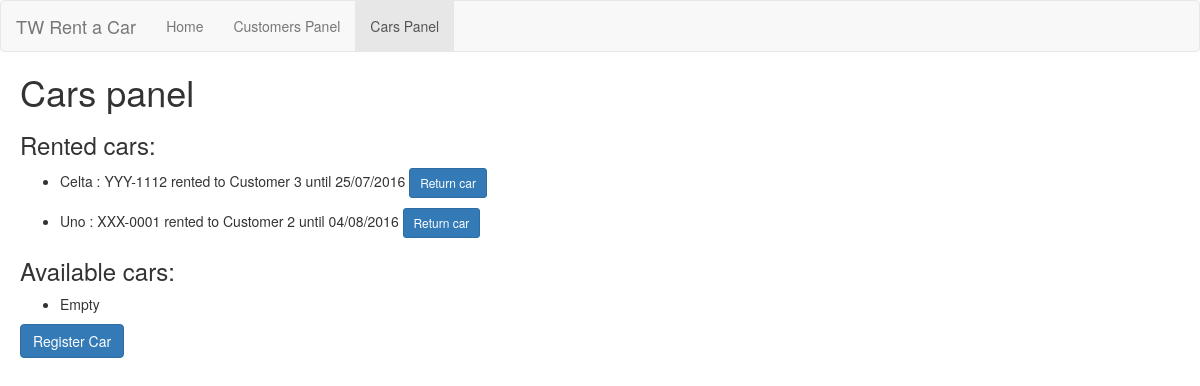
/cars/, run on an earlier commit of the app's database.
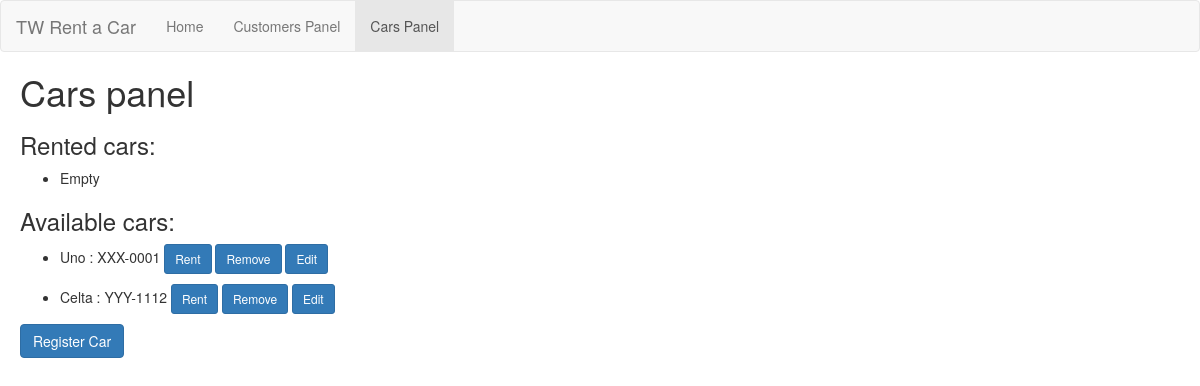
And on a later commit of the database.
### rentacar_app/models.py (models this page shows)
class Rent(models.Model):
    car = models.ForeignKey(Car, on_delete=models.DO_NOTHING)
    customer = models.ForeignKey(Customer, on_delete=models.DO_NOTHING)
    rent_date = models.DateField()
    numberOfRentalDays = models.IntegerField()
    real_delivery_date = models.DateField(null=True, blank=True)
    total_price = models.FloatField(null=True, blank=True)

class Car(models.Model):
    model = models.CharField(max_length=200)
    plate = models.CharField(max_length=200)
    brand = models.CharField(max_length=200)
    color = models.CharField(max_length=200)
    price_per_day = models.FloatField()

class Customer(models.Model):
    name = models.CharField(max_length=200)
    cpf = models.CharField(max_length=200)
    birthday = models.DateField()

### rentacar_app/views.py (the view)
# urls.py: url(r'^cars/$', views.cars, name='cars'),
def cars(request):
    cars = Car.objects.all()
    rents = Rent.objects.all()
    rented_cars = [rent.car for rent in rents]
    available_cars = [car for car in cars if car not in rented_cars]
    context = {'available_cars': available_cars, 'rents': rents}
    return render(request, 'rentacar_app/cars.html', context)

### rentacar_app/templatetags/custom_date_filters.py (called while the page is built)
@register.filter(name='datetime_increment_days')
def datetime_increment_days(value, days_to_increment):
    end_date = value + datetime.timedelta(days=days_to_increment)
    return end_date.strftime('%d/%m/%Y')

### rentacar_app/templates/rentacar_app/cars.html (shortened to what this page needs)
{% extends "rentacar_app/base_with_navbar.html" %}
    {% block active_car %}active{% endblock %}
    {% block body %}
        <div style="padding-left:20px">
        <h1>Cars panel</h1>
        <h3>Rented cars:</h3>
            <ul>
                {% load custom_date_filters %}
                {% if rents %}
                    {% for rent in rents %}
                        <li>{{ rent.car.model }} : {{ rent.car.plate }} rented to {{ rent.customer.name }}
                            until {{ rent.rent_date|datetime_increment_days:rent.numberOfRentalDays }}
                            <form action="{% url 'rent_return' %}" method="post" style="display: inline;">
                                <input class="btn btn-primary btn-sm" type="submit" value="Return car" >
                            </form>
                        </li>
                    {% endfor %}
                {% else %}
                    <li>Empty</li>
                {% endif %}
            </ul>
        <h3>Available cars:</h3>
            <ul>
                {% if available_cars %}
                    {% for car in available_cars %}
                        <li>{{ car.model }} : {{ car.plate }}
                            <form action="{% url 'cars_rent' %}" method="post" style="display: inline;">
                                <input class="btn btn-primary btn-sm" type="submit" value="Rent" >
                            </form>
                            <form action="{% url 'cars_remove' %}" method="post" style="display: inline;">
                                <input class="btn btn-primary btn-sm" type="submit" value="Remove" >
                            </form>
                            <form action="{% url 'cars_register' %}" method="post" style="display: inline;">
                                <input class="btn btn-primary btn-sm" type="submit" value="Edit" >
                            </form>
                        </li>
                    {% endfor %}
                {% else %}
                    <li>Empty</li>
                {% endif %}
            </ul>
        <form action="{% url 'cars_register' %}">
            <input class="btn btn-primary" type="submit" value="Register Car">
        </form>
        </div>
    {% endblock %}

### rentacar_app/templates/rentacar_app/base_with_navbar.html (shortened to what this page needs)
<!DOCTYPE HTML PUBLIC "-//W3C//DTD HTML 4.01 Transitional//EN" "http://www.w3.org/TR/html4/loose.dtd">
<html lang="en">
    <head>
        <link rel="stylesheet" href="http://maxcdn.bootstrapcdn.com/bootstrap/3.3.6/css/bootstrap.min.css">
    </head>
    <body>
        <nav class="navbar navbar-default">
          <div class="container-fluid">
            <div class="navbar-header">
              <div class="navbar-brand">TW Rent a Car</div>
            </div>
            <ul class="nav navbar-nav">
              <li class="{% block active_index %}{% endblock %}"><a href="{% url 'index' %}">Home</a></li>
              <li class="{% block active_customer %}{% endblock %}"><a href="{% url 'customers' %}">Customers Panel</a></li>
              <li class="{% block active_car %}{% endblock %}"><a href="{% url 'cars' %}">Cars Panel</a></li>
            </ul>
          </div>
        </nav>
        {% block body %}
        {% endblock %}
    </body>
</html>

What changed in the data, as far as the page shows it:
removed Rent: car.model "Celta", car.plate "YYY-1112", customer.name "Customer 3", rent_date "25/07/2016"
removed Rent: car.model "Uno", car.plate "XXX-0001", customer.name "Customer 2", rent_date "04/08/2016"
now on this page (row unchanged): Car: model "Uno", plate "XXX-0001"
now on this page (row unchanged): Car: model "Celta", plate "YYY-1112"
